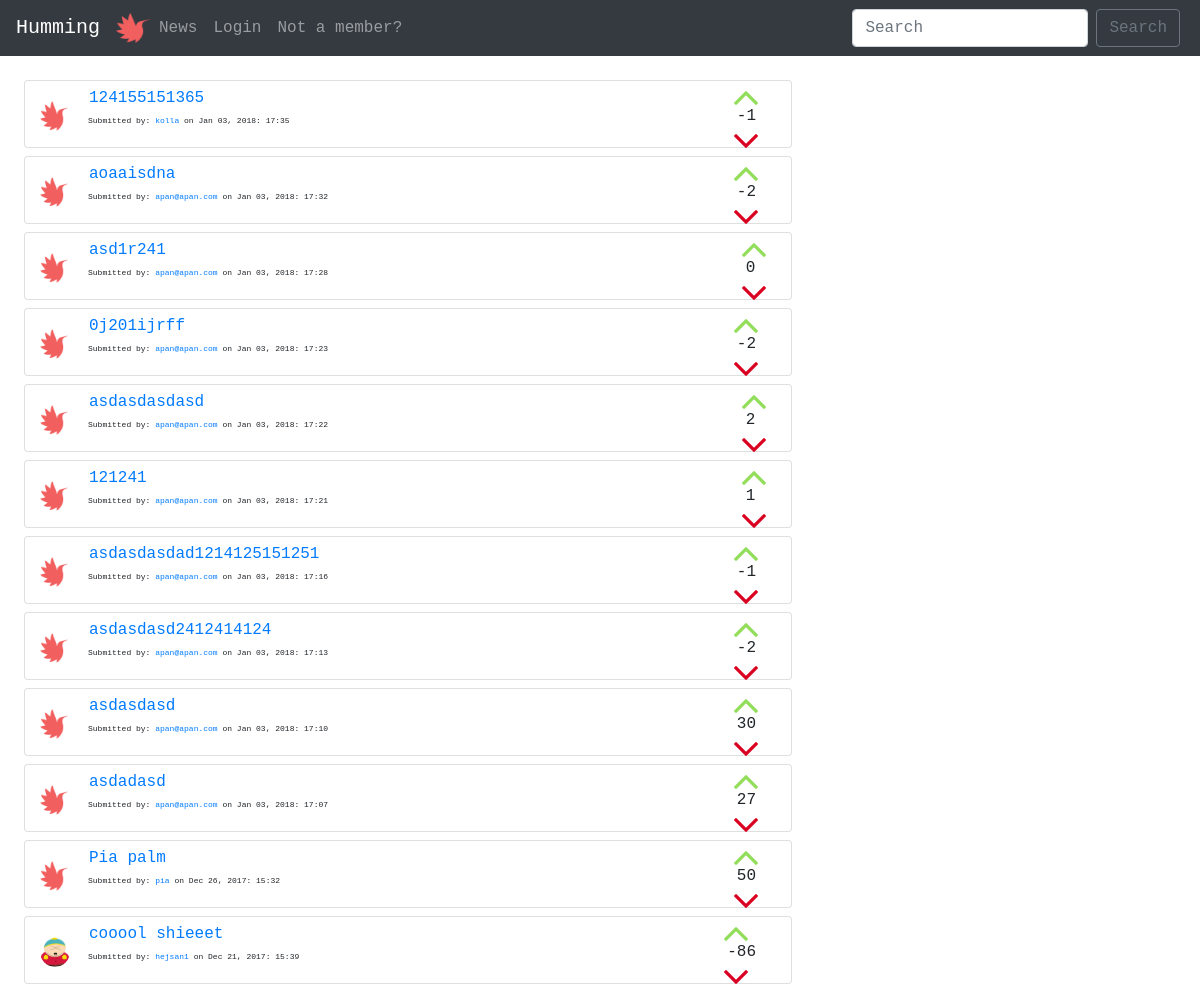
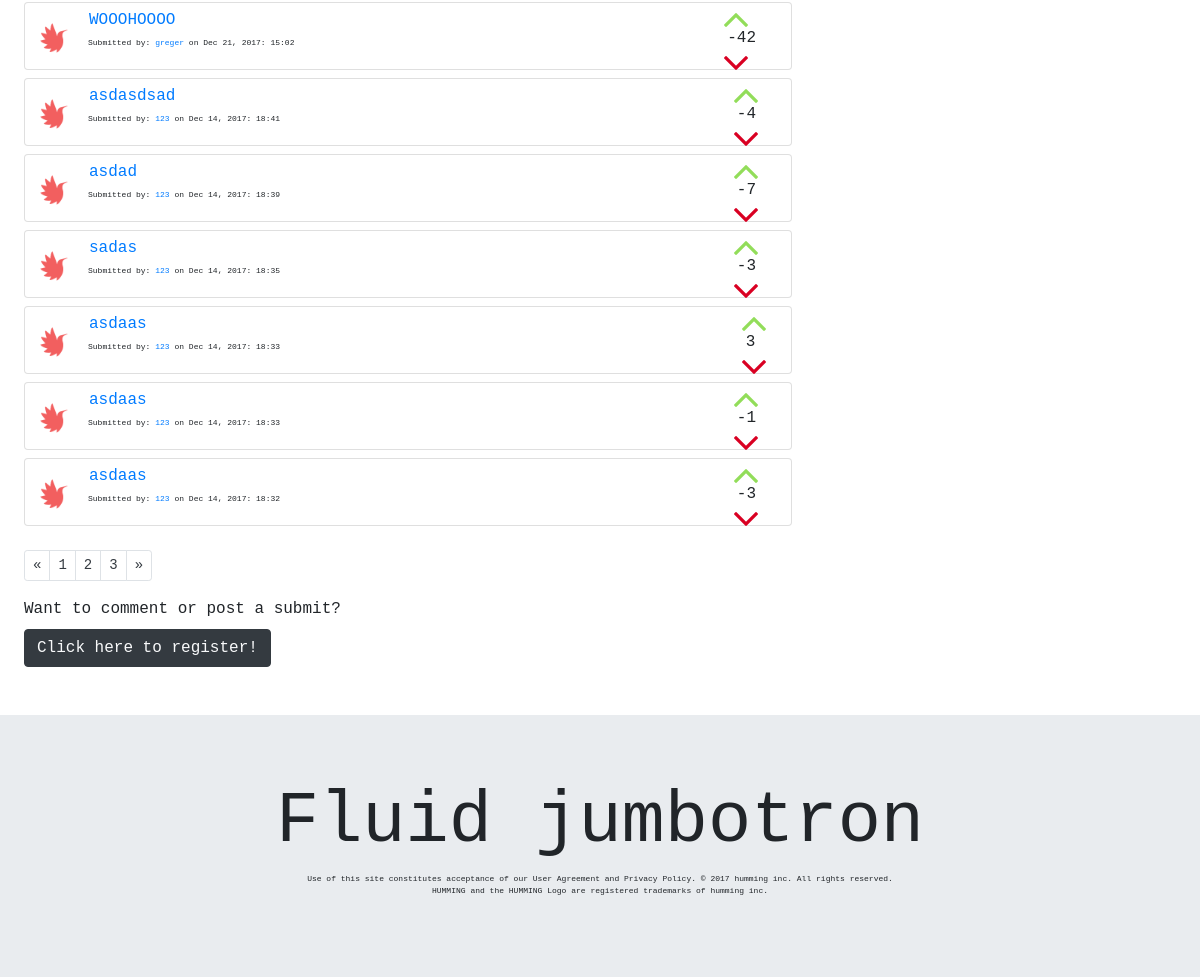
The page / on the database its author committed (2 pictures, top to bottom).
### tables this page shows
CREATE TABLE "posts" (
	`title`	TEXT NOT NULL,
	`description`	TEXT NOT NULL,
	`url`	TEXT,
	`postID`	INTEGER NOT NULL PRIMARY KEY AUTOINCREMENT UNIQUE,
	`postdate`	INTEGER,
	`userID`	INTEGER
);

CREATE TABLE "users" (
	`userID`	INTEGER PRIMARY KEY AUTOINCREMENT,
	`username`	VARCHAR NOT NULL UNIQUE,
	`email`	VARCHAR NOT NULL UNIQUE,
	`password`	VARCHAR NOT NULL,
	`bio`	VARCHAR,
	`picture`	VARCHAR
);

### index.php (called while the page is built)
<?php require __DIR__.'/viewings/header.php'; ?>
<?php require __DIR__.'/forum.php'; ?>
<?php require __DIR__.'/viewings/footer.php'; ?>

### php/functions.php (called while the page is built, shortened)
<?php
function posts($pdo) {
  $allPosts = "SELECT *
               FROM posts
               LEFT JOIN users
               ON posts.userID=users.userID
               ORDER BY postID DESC";
  $statement = $pdo->prepare($allPosts);
  $statement->execute();
  $resultPosts = $statement->fetchAll(PDO::FETCH_ASSOC);
  return $resultPosts;
}
function voteSum($pdo, $postID) {
  $voteSum =  "SELECT sum(voteDir)
               AS score
               FROM votes
               WHERE postID= :postID";
$statement = $pdo->prepare($voteSum);
$statement->bindParam(':postID', $postID, PDO::PARAM_INT);
$statement->execute();
$resultvoteSum = $statement->fetch(PDO::FETCH_ASSOC);
return $resultvoteSum;
}

### forum.php (the view, shortened to what this page needs)
<div class="m-4">
  <?php $submits = posts($pdo) ?>
  <?php foreach($submits as $submit => $value):?>
    <div class="card col-sm-8 mt-2">
      <div class="card-body pl-0 pt-1 pb-1">
        <div class="d-flex flex-column float-right">
            <button class="cursorPointer btn btn-link p-0 upvote mb-1" type="button" name="upvotes" data-dir="1" value="<?php echo $value['postID'] ?>">
              <img class="upvotes" src="images/upvote.png" alt="">
            </button>
            <?php $voteSum = voteSum($pdo, $value['postID'])?>
            <p class="voteSums m-0 p-0 pl-1 text-center" name="voteSums"> <?php echo $voteSum['score'] ?> </p>
            <button class="cursorPointer btn btn-link p-0 m-0 downvote" type="button" name="downvotes" data-dir="-1" value="<?php echo $value['postID'] ?>">
              <img class="downvotes" src="images/downvote.png" alt="">
            </button>
        </div>
        <a href="/php/allProfiles.php?id=<?php echo $value['userID']?>">
          <img class="float-left profilePicSubs mt-3 mr-3 " src=" <?php if(isset($value['picture'])): ?>
          <?php echo "../profileImages/".$value['picture']; ?>
          <?php else: echo "../profileImages/hummingLogo.png"; ?>
          <?php endif; ?>" alt="">
        </a>
        <blockquote class="blockquote mb-0 ml-4 pl-4 ">
            <form action="/commentsform.php" method="GET">
              <button class="btn btn-link m-0 p-0 pb-1 " type="submit" name="id" value="<?php echo $value['postID'] ?>">
                <a href="/commentsform.php"><p class="m-0"><?php echo $value['title'];?></p></a>
              </button>
            </form>
          <p class="mb-0 smallfont">
              Submitted by: <a href="/php/allProfiles.php?id=<?php echo $value['userID']?>"><?php echo $value['username']?></a> on <?php echo $value['postdate'] ?>
          </p>
        </blockquote>
        </div>
      </div>
    <?php endforeach; ?>
    <nav>
      <ul class="pagination pagination-sm pt-4">
        <li class="page-item">
          <a class="page-link text-dark" href="#" aria-label="Previous">
            <span aria-hidden="true">&laquo;</span>
          </a>
        </li>
        <li class="page-item"><a class="page-link text-dark" href="#">1</a></li>
        <li class="page-item"><a class="page-link text-dark" href="#">2</a></li>
        <li class="page-item"><a class="page-link text-dark" href="#">3</a></li>
        <li class="page-item">
          <a class="page-link text-dark" href="#" aria-label="Next">
            <span aria-hidden="true">&raquo;</span>
          </a>
        </li>
      </ul>
    </nav>
    <?php if (!isset($_SESSION['users'])): ?>
      <label>Want to comment or post a submit?</label><br>
      <button class="btn btn-dark text-light">
        <a href="/registerform.php"><p class="m-0 text-light">Click here to register!</p></a>
      </button>
    <?php endif; ?>
  </div>

### style/main.css (style rules this page uses)
* { font-family: monospace; }
.smallfont { font-size: 8px; }
.profilePicSubs { border-radius: 100px; height: 30px; width: 30px; }
.upvote { height: 15px; width: 15px; }
.downvote { height: 15px; width: 15px; }
.cursorPointer { cursor: pointer; }

### rows shown on the page
posts: $value['postID'] 38 (drawn), score "-1", title "124155151365", userID.username "kolla", postdate "Jan 03, 2018: 17:35"
posts: $value['postID'] 37 (drawn), score "-2", title "aoaaisdna", userID.username "apan@apan.com", postdate "Jan 03, 2018: 17:32"
posts: $value['postID'] 36 (drawn), score "0", title "asd1r241", userID.username "apan@apan.com", postdate "Jan 03, 2018: 17:28"
posts: $value['postID'] 35 (drawn), score "-2", title "0j201ijrff", userID.username "apan@apan.com", postdate "Jan 03, 2018: 17:23"
posts: $value['postID'] 34 (drawn), score "2", title "asdasdasdasd", userID.username "apan@apan.com", postdate "Jan 03, 2018: 17:22"
posts: $value['postID'] 33 (drawn), score "1", title "121241", userID.username "apan@apan.com", postdate "Jan 03, 2018: 17:21"
posts: $value['postID'] 32 (drawn), score "-1", title "asdasdasdad1214125151251", userID.username "apan@apan.com", postdate "Jan 03, 2018: 17:16"
posts: $value['postID'] 31 (drawn), score "-2", title "asdasdasd2412414124", userID.username "apan@apan.com", postdate "Jan 03, 2018: 17:13"
posts: score "30", title "asdasdasd", userID.username "apan@apan.com", postdate "Jan 03, 2018: 17:10"
posts: $value['postID'] 29 (drawn), score "27", title "asdadasd", userID.username "apan@apan.com", postdate "Jan 03, 2018: 17:07"
posts: $value['postID'] 14 (drawn), score "50", title "Pia palm", userID.username "pia", postdate "Dec 26, 2017: 15:32"
posts: $value['postID'] 13 (drawn), score "-86", userID.picture (picture), title "cooool shieeet", userID.username "hejsan1", postdate "Dec 21, 2017: 15:39"
posts: $value['postID'] 12 (drawn), score "-42", title "WOOOHOOOO", userID.username "greger", postdate "Dec 21, 2017: 15:02"
posts: $value['postID'] 6 (drawn), score "-4", title "asdasdsad", userID.username "123", postdate "Dec 14, 2017: 18:41"
posts: $value['postID'] 5 (drawn), score "-7", title "asdad", userID.username "123", postdate "Dec 14, 2017: 18:39"
posts: $value['postID'] 4 (drawn), score "-3", title "sadas", userID.username "123", postdate "Dec 14, 2017: 18:35"
posts: score "3", title "asdaas", userID.username "123", postdate "Dec 14, 2017: 18:33"
posts: $value['postID'] 2 (drawn), score "-1", title "asdaas", userID.username "123", postdate "Dec 14, 2017: 18:33"
posts: $value['postID'] 1 (drawn), score "-3", title "asdaas", userID.username "123", postdate "Dec 14, 2017: 18:32"
